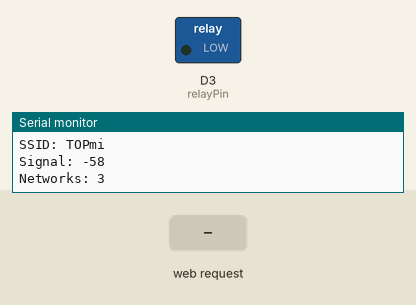
This sketch was run on a simulated ESP8266 (NodeMCU). On the bench: switched loads named in the sketch (green lamp = pin HIGH), the last lines printed to the serial monitor. The test bench sets the inputs (shaded band). WiFi joins after 1.5 s; servers stay silent unless stated; a WiFi scan finds three made-up networks.

Above: at 4.7 s.
4.8 s: HTTP request GET /off received
At 5.3 s:
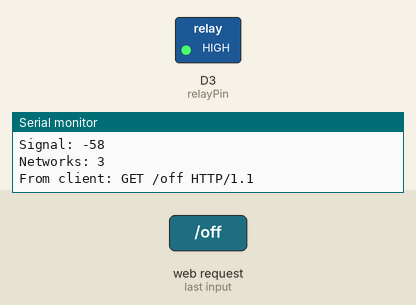
6.3 s: HTTP request GET /on received
At 7.6 s:
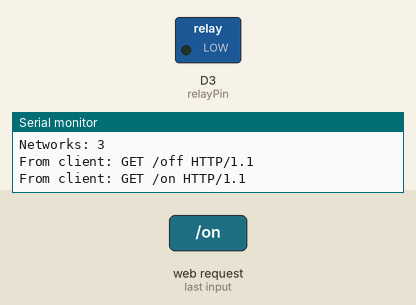
Timing chart, 0 to 9.3 s (numbered marks = the images above; inputs shaded):
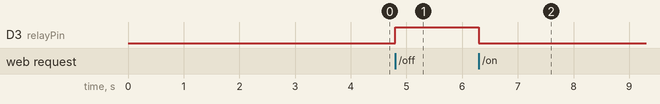

The sketch:

TestIoTStandV1.ino
```cpp
#include <SPI.h>
#include <ESP8266WiFi.h>
#include <Wire.h>
#include "DHT.h"
char ssid[] = "TOPmi";           // SSID of your home WiFi
char password[] = "wifigenius12431243";            // password of your home WiFi
const int relayPin = D3;
const int DHTPIN = D4;
#define DHTTYPE DHT22
DHT dht(DHTPIN, DHTTYPE);
WiFiServer server(80);
void setup() {
  Serial.begin(115200);
  pinMode(relayPin, OUTPUT);
  dht.begin();
  setupWiFi();
}

void loop() {
  if (WiFi.status() != WL_CONNECTED)
    setupWiFi();
  WiFiClient client = server.available();
  if (client) {
    if (client.connected()) {
      String request = client.readStringUntil('\r');    // receives the message from the clien
      Serial.print("From client: "); Serial.println(request);
      if ((request.indexOf("on") != -1)){
        On();
      }
      else if ((request.indexOf("off") != -1)){
        Off();
      }
      if ((request.indexOf("t") != -1))
      {
        float h = dht.readHumidity();
        float t = dht.readTemperature();
        if (isnan(h) || isnan(t)) {
          Serial.println("NaN");
        }
        else
        {
          Serial.print("t, h: "); Serial.print(t); Serial.print(", "); Serial.println(h);
          client.println("T:"+String(t) + ",H:" + String(h) + "\r");
        }

      }
      client.flush();
    }
    client.stop();                // tarminates the connection with the client
  }

}
void setupWiFi(){
  // Connect to WiFi network
  Serial.println();
  Serial.println();
  Serial.print("Connecting to ");
  Serial.println(ssid);

  WiFi.begin(ssid, password);
  while (WiFi.status() != WL_CONNECTED) {
    delay(500);
    Serial.print(".");
  }
  Serial.println("");
  Serial.println("WiFi connected");

  // Start the server
  server.begin();
  Serial.println("Server started");

  // Print the IP address
  Serial.println("Connected to wifi");
  Serial.print("Status: "); Serial.println(WiFi.status());  // some parameters from the network
  Serial.print("IP: ");     Serial.println(WiFi.localIP());
  Serial.print("Subnet: "); Serial.println(WiFi.subnetMask());
  Serial.print("Gateway: "); Serial.println(WiFi.gatewayIP());
  Serial.print("SSID: "); Serial.println(WiFi.SSID());
  Serial.print("Signal: "); Serial.println(WiFi.RSSI());
  Serial.print("Networks: "); Serial.println(WiFi.scanNetworks());
}
void On()
{
  digitalWrite(relayPin, LOW);
}

void Off()
{
  digitalWrite(relayPin, HIGH);
}
```

Measured:
- after the input at 4.8 s, D3 (relayPin): LOW → HIGH at once
- after the input at 6.3 s, D3 (relayPin): HIGH → LOW at once
